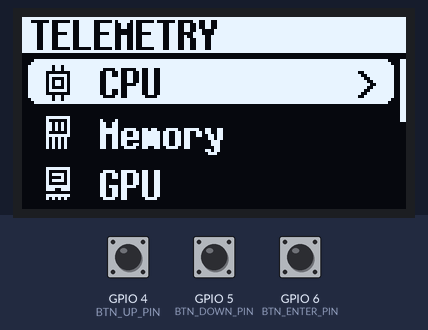
The program below on a simulated ESP32-S3. Shown: 128×64 one-colour display. The inputs (shaded band) are chosen by the test bench; at power-on: GPIO 6 (BTN_ENTER_PIN) HIGH, GPIO 5 (BTN_DOWN_PIN) HIGH, GPIO 4 (BTN_UP_PIN) HIGH. WiFi joins after 1.5 s; servers stay silent unless stated.

Above: at 5.8 s.
5.9 s: GPIO 6 (BTN_ENTER_PIN) pulled LOW for 0.15 s
At 6.9 s:
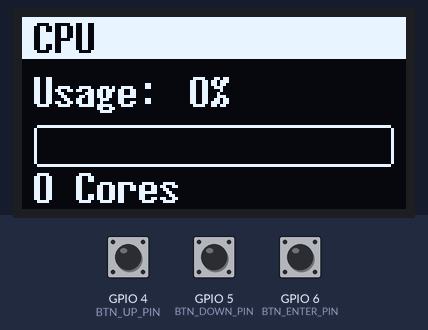
7.5 s: GPIO 6 (BTN_ENTER_PIN) pulled LOW for 1 s
At 9.5 s:
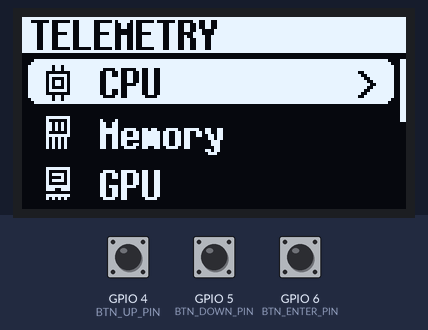
10.0 s: GPIO 5 (BTN_DOWN_PIN) pulled LOW for 0.15 s
At 10.9 s:
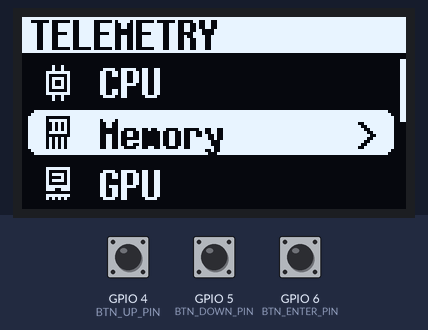
11.6 s: GPIO 6 (BTN_ENTER_PIN) pulled LOW for 0.15 s
At 12.8 s:
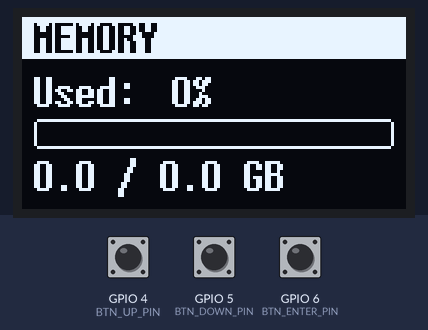
13.2 s: GPIO 6 (BTN_ENTER_PIN) pulled LOW for 3.2 s
At 15.4 s:
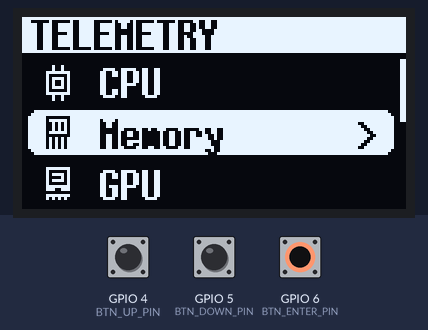
17.9 s: GPIO 5 (BTN_DOWN_PIN) pulled LOW for 1 s
At 18.2 s:
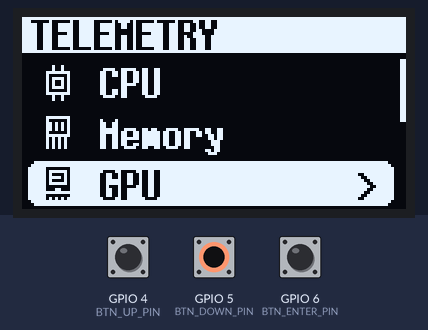
Timing chart, 0 to 20.9 s (numbered marks = the images above; inputs shaded):
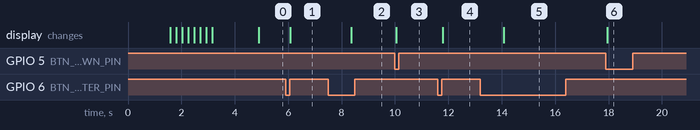

The program:

main.cpp
```cpp
#include <Arduino.h>
#include <U8g2lib.h>
#include <WiFi.h>
#include <HTTPClient.h>
#include <ArduinoJson.h>

#include "config.h"
#include "icons.h"
#include "buttons.h"
#include "telemetry.h"
#include "menu.h"

// ============================================
// GLOBAL OBJECTS
// ============================================

U8G2_SSD1306_128X64_NONAME_F_SW_I2C display(U8G2_R0, OLED_SCL_PIN, OLED_SDA_PIN, U8X8_PIN_NONE);

ButtonHandler buttons;
TelemetryData telemetryData;
MenuSystem menu;

// Timing
unsigned long lastDataFetch = 0;
unsigned long lastRender = 0;

// WiFi failure tracking
int wifiFailCount = 0;
const int MAX_WIFI_FAILS = 5;

// ============================================
// NICE BOOT SCREEN
// ============================================

void showBootScreen() {
    display.clearBuffer();

    // Double border frame
    display.drawRFrame(0, 0, 128, 64, 4);
    display.drawRFrame(3, 3, 122, 58, 3);

    // Big title
    display.setFont(u8g2_font_helvB14_tf);
    display.drawStr(8, 28, "TELEMETRY");

    // Subtitle
    display.setFont(u8g2_font_helvB10_tf);
    display.drawStr(25, 45, "MONITOR");

    // Version/branding line
    display.setFont(u8g2_font_5x7_tf);
    display.drawStr(45, 58, "v1.0");

    display.sendBuffer();
    delay(1500);
}

// ============================================
// WIFI CONNECTION WITH NICE UI
// ============================================

void showConnecting(int progress) {
    display.clearBuffer();

    // Header
    display.drawBox(0, 0, 128, 14);
    display.setDrawColor(0);
    display.setFont(u8g2_font_7x14B_tf);
    display.drawStr(20, 12, "CONNECTING");
    display.setDrawColor(1);

    // WiFi icon area
    display.setFont(u8g2_font_6x10_tf);
    display.drawStr(10, 32, "Network:");
    display.setFont(u8g2_font_7x14B_tf);
    display.drawStr(10, 48, WIFI_SSID);

    // Progress bar
    display.drawRFrame(10, 52, 108, 8, 2);
    if (progress > 0) {
        int fillWidth = (progress * 104) / 100;
        display.drawRBox(12, 54, fillWidth, 4, 1);
    }

    display.sendBuffer();
}

void showConnected() {
    display.clearBuffer();

    // Header - success style
    display.drawBox(0, 0, 128, 14);
    display.setDrawColor(0);
    display.setFont(u8g2_font_7x14B_tf);
    display.drawStr(22, 12, "CONNECTED!");
    display.setDrawColor(1);

    // Checkmark area
    display.setFont(u8g2_font_9x15B_tf);
    display.drawStr(56, 35, "OK");

    // IP Address
    display.setFont(u8g2_font_6x10_tf);
    display.drawStr(10, 50, "IP:");
    display.setFont(u8g2_font_7x14B_tf);
    String ip = WiFi.localIP().toString();
    display.drawStr(30, 50, ip.c_str());

    // Ready message
    display.setFont(u8g2_font_5x7_tf);
    display.drawStr(30, 62, "Starting menu...");

    display.sendBuffer();
    delay(1500);
}

void showConnectionFailed() {
    display.clearBuffer();

    // Header - error style
    display.drawBox(0, 0, 128, 14);
    display.setDrawColor(0);
    display.setFont(u8g2_font_7x14B_tf);
    display.drawStr(10, 12, "WIFI FAILED!");
    display.setDrawColor(1);

    // Error message
    display.setFont(u8g2_font_7x14B_tf);
    display.drawStr(10, 35, "No Connection");

    display.setFont(u8g2_font_6x10_tf);
    display.drawStr(10, 50, "Check WiFi settings");
    display.drawStr(10, 62, "Retrying...");

    display.sendBuffer();
    delay(2000);
}

bool connectWiFi() {
    WiFi.mode(WIFI_STA);
    WiFi.begin(WIFI_SSID, WIFI_PASSWORD);

    unsigned long startTime = millis();
    int progress = 0;

    while (WiFi.status() != WL_CONNECTED) {
        // Update progress bar
        unsigned long elapsed = millis() - startTime;
        progress = (elapsed * 100) / WIFI_CONNECT_TIMEOUT_MS;
        if (progress > 95) progress = 95;  // Don't show 100% until connected

        showConnecting(progress);
        delay(200);

        if (millis() - startTime > WIFI_CONNECT_TIMEOUT_MS) {
            return false;
        }
    }

    showConnected();
    return true;
}

// ============================================
// WIFI TELEMETRY FETCH
// ============================================

bool fetchWiFiTelemetry() {
    if (WiFi.status() != WL_CONNECTED) {
        return false;
    }

    HTTPClient http;
    String url = String("http://") + TELEMETRY_HOST + ":" + TELEMETRY_PORT + TELEMETRY_ENDPOINT;
    http.begin(url);
    http.setTimeout(300);

    int httpCode = http.GET();

    if (httpCode == HTTP_CODE_OK) {
        String payload = http.getString();
        JsonDocument doc;

        if (!deserializeJson(doc, payload)) {
            telemetryData.cpu.usagePercent = doc["cpu"]["usage"] | 0.0f;
            telemetryData.cpu.frequencyGHz = doc["cpu"]["freq"] | 0.0f;
            telemetryData.cpu.coreCount = doc["cpu"]["cores"] | 0;

            telemetryData.ram.usagePercent = doc["ram"]["usage"] | 0.0f;
            telemetryData.ram.usedGB = doc["ram"]["used"] | 0.0f;
            telemetryData.ram.totalGB = doc["ram"]["total"] | 0.0f;

            telemetryData.gpu.usagePercent = doc["gpu"]["usage"] | 0.0f;
            telemetryData.gpu.temperature = doc["gpu"]["temp"] | 0.0f;
            telemetryData.gpu.vramUsedGB = doc["gpu"]["vram_used"] | 0.0f;
            telemetryData.gpu.vramTotalGB = doc["gpu"]["vram_total"] | 0.0f;

            telemetryData.network.uploadMBps = doc["network"]["upload"] | 0.0f;
            telemetryData.network.downloadMBps = doc["network"]["download"] | 0.0f;

            telemetryData.disk.readMBps = doc["disk"]["read"] | 0.0f;
            telemetryData.disk.writeMBps = doc["disk"]["write"] | 0.0f;
            telemetryData.disk.usagePercent = doc["disk"]["active"] | 0.0f;  // Active time like Task Manager

            telemetryData.lastUpdate = millis();
            telemetryData.isValid = true;
            http.end();
            wifiFailCount = 0;
            return true;
        }
    }

    http.end();
    wifiFailCount++;
    return false;
}

// ============================================
// SETUP
// ============================================

void setup() {
    Serial.begin(115200);

    display.begin();
    display.setContrast(255);

    showBootScreen();

    buttons.begin();
    memset(&telemetryData, 0, sizeof(telemetryData));
    menu.begin(&display, &telemetryData);

    // Connect to WiFi
    while (!connectWiFi()) {
        showConnectionFailed();
        // Keep retrying
    }
}

// ============================================
// LOOP
// ============================================

void loop() {
    unsigned long now = millis();

    // Handle buttons
    ButtonEvent event = buttons.update();
    switch (event) {
        case BTN_UP_PRESSED:
            menu.navigateUp();
            break;
        case BTN_DOWN_PRESSED:
            menu.navigateDown();
            break;
        case BTN_ENTER_PRESSED:
            // Short press: select in menu, go back in sub-screens
            if (menu.isMainMenu()) {
                menu.select();
            } else {
                menu.back();
            }
            break;
        case BTN_ENTER_LONG_PRESS:
            menu.back();
            break;
        default:
            break;
    }

    // Fetch telemetry data
    if (now - lastDataFetch >= DATA_REFRESH_MS) {
        lastDataFetch = now;

        if (wifiFailCount >= MAX_WIFI_FAILS) {
            // Too many failures - try reconnecting
            telemetryData.isValid = false;
            if (WiFi.status() != WL_CONNECTED) {
                WiFi.reconnect();
            }
            wifiFailCount = 0;
        } else {
            fetchWiFiTelemetry();
        }
    }

    // Update and render menu
    menu.update();
    if (now - lastRender >= MENU_ANIMATION_MS) {
        lastRender = now;
        menu.render();
    }

    yield();
}
```

buttons.h
```cpp
#ifndef BUTTONS_H
#define BUTTONS_H

#include <Arduino.h>
#include "config.h"

enum ButtonEvent {
    BTN_NONE = 0,
    BTN_UP_PRESSED,
    BTN_DOWN_PRESSED,
    BTN_ENTER_PRESSED,
    BTN_ENTER_LONG_PRESS
};

// Interrupt flags
volatile bool upFlag = false;
volatile bool downFlag = false;
volatile unsigned long upTime = 0;
volatile unsigned long downTime = 0;

void IRAM_ATTR onUpPress() {
    unsigned long now = millis();
    if (now - upTime > 200) {
        upFlag = true;
        upTime = now;
    }
}

void IRAM_ATTR onDownPress() {
    unsigned long now = millis();
    if (now - downTime > 200) {
        downFlag = true;
        downTime = now;
    }
}

class ButtonHandler {
private:
    bool lastEnter = true;
    unsigned long enterPressStart = 0;
    bool longPressTriggered = false;
    bool enterHandled = false;

public:
    void begin() {
        pinMode(BTN_UP_PIN, INPUT_PULLUP);
        pinMode(BTN_DOWN_PIN, INPUT_PULLUP);
        pinMode(BTN_ENTER_PIN, INPUT_PULLUP);

        attachInterrupt(digitalPinToInterrupt(BTN_UP_PIN), onUpPress, FALLING);
        attachInterrupt(digitalPinToInterrupt(BTN_DOWN_PIN), onDownPress, FALLING);
    }

    ButtonEvent update() {
        unsigned long now = millis();

        // UP - instant from interrupt
        if (upFlag) {
            upFlag = false;
            return BTN_UP_PRESSED;
        }

        // DOWN - instant from interrupt
        if (downFlag) {
            downFlag = false;
            return BTN_DOWN_PRESSED;
        }

        // ENTER - manual polling with long press
        bool enterState = digitalRead(BTN_ENTER_PIN);

        if (enterState == LOW && lastEnter == HIGH) {
            // Just pressed
            enterPressStart = now;
            longPressTriggered = false;
            enterHandled = false;
        } else if (enterState == HIGH && lastEnter == LOW) {
            // Just released
            lastEnter = enterState;
            if (!longPressTriggered && !enterHandled) {
                return BTN_ENTER_PRESSED;
            }
            enterHandled = false;
            longPressTriggered = false;
        } else if (enterState == LOW && !longPressTriggered) {
            // Holding
            if (now - enterPressStart > 800) {
                longPressTriggered = true;
                enterHandled = true;
                return BTN_ENTER_LONG_PRESS;
            }
        }
        lastEnter = enterState;

        return BTN_NONE;
    }
};

#endif
```

icons.h
```cpp
#ifndef ICONS_H
#define ICONS_H

#include <Arduino.h>

// ============================================
// FLIPPER ZERO STYLE ICONS (12x12 pixels)
// Created with Flipper aesthetic - clean, minimal, rounded
// ============================================

// CPU Icon - chip with pins
const uint8_t icon_cpu[] PROGMEM = {
    0b00100100,
    0b00100100,
    0b11111111,
    0b10000001,
    0b10111101,
    0b10100101,
    0b10100101,
    0b10111101,
    0b10000001,
    0b11111111,
    0b00100100,
    0b00100100
};
#define ICON_CPU_WIDTH 8
#define ICON_CPU_HEIGHT 12

// RAM Icon - memory stick
const uint8_t icon_ram[] PROGMEM = {
    0b11111111,
    0b10000001,
    0b10101011,
    0b10101011,
    0b10101011,
    0b10000001,
    0b11111111,
    0b01010101,
    0b01010101,
    0b01010101,
    0b01010101,
    0b00000000
};
#define ICON_RAM_WIDTH 8
#define ICON_RAM_HEIGHT 12

// GPU Icon - graphics card
const uint8_t icon_gpu[] PROGMEM = {
    0b11111111,
    0b10000001,
    0b10111101,
    0b10100001,
    0b10111101,
    0b10000001,
    0b11111111,
    0b11100111,
    0b00000000,
    0b11111111,
    0b01010101,
    0b00000000
};
#define ICON_GPU_WIDTH 8
#define ICON_GPU_HEIGHT 12

// Network Icon - up/down arrows
const uint8_t icon_net[] PROGMEM = {
    0b00010000,
    0b00111000,
    0b01010100,
    0b00010000,
    0b00010000,
    0b00000000,
    0b00001000,
    0b00001000,
    0b00101010,
    0b00011100,
    0b00001000,
    0b00000000
};
#define ICON_NET_WIDTH 8
#define ICON_NET_HEIGHT 12

// Disk Icon - hard drive
const uint8_t icon_disk[] PROGMEM = {
    0b01111110,
    0b11111111,
    0b10000001,
    0b10000001,
    0b10000001,
    0b11111111,
    0b11111111,
    0b10000011,
    0b10000011,
    0b10000001,
    0b11111111,
    0b01111110
};
#define ICON_DISK_WIDTH 8
#define ICON_DISK_HEIGHT 12

// Dashboard Icon - grid of elements
const uint8_t icon_dash[] PROGMEM = {
    0b11111111,
    0b10000001,
    0b10110101,
    0b10110101,
    0b10000001,
    0b10101101,
    0b10101101,
    0b10000001,
    0b10010011,
    0b10010011,
    0b10000001,
    0b11111111
};
#define ICON_DASH_WIDTH 8
#define ICON_DASH_HEIGHT 12

// Settings Icon - gear
const uint8_t icon_settings[] PROGMEM = {
    0b00011000,
    0b00111100,
    0b11100111,
    0b11000011,
    0b11100111,
    0b01111110,
    0b01111110,
    0b11100111,
    0b11000011,
    0b11100111,
    0b00111100,
    0b00011000
};
#define ICON_SETTINGS_WIDTH 8
#define ICON_SETTINGS_HEIGHT 12

// WiFi Icon - signal waves
const uint8_t icon_wifi[] PROGMEM = {
    0b00000000,
    0b01111110,
    0b11000011,
    0b00111100,
    0b01000010,
    0b00011000,
    0b00100100,
    0b00000000,
    0b00011000,
    0b00011000,
    0b00000000,
    0b00000000
};
#define ICON_WIFI_WIDTH 8
#define ICON_WIFI_HEIGHT 12

// No WiFi Icon - X mark
const uint8_t icon_no_wifi[] PROGMEM = {
    0b10000001,
    0b01000010,
    0b00100100,
    0b00011000,
    0b00011000,
    0b00100100,
    0b01000010,
    0b10000001,
    0b00000000,
    0b00000000,
    0b00000000,
    0b00000000
};
#define ICON_NO_WIFI_WIDTH 8
#define ICON_NO_WIFI_HEIGHT 12

// Back Arrow Icon
const uint8_t icon_back[] PROGMEM = {
    0b00000000,
    0b00100000,
    0b01100000,
    0b11111111,
    0b11111111,
    0b01100000,
    0b00100000,
    0b00000000,
    0b00000000,
    0b00000000,
    0b00000000,
    0b00000000
};
#define ICON_BACK_WIDTH 8
#define ICON_BACK_HEIGHT 12

// Selection Arrow (right pointing)
const uint8_t icon_select[] PROGMEM = {
    0b00000010,
    0b00000110,
    0b00001110,
    0b00011110,
    0b00111110,
    0b00011110,
    0b00001110,
    0b00000110,
    0b00000010,
    0b00000000,
    0b00000000,
    0b00000000
};
#define ICON_SELECT_WIDTH 8
#define ICON_SELECT_HEIGHT 12

#endif // ICONS_H
```

telemetry.h
```cpp
#ifndef TELEMETRY_H
#define TELEMETRY_H

#include <Arduino.h>

// ============================================
// TELEMETRY DATA STRUCTURE
// ============================================

struct CPUData {
    float usagePercent;
    float temperature;
    float frequencyGHz;
    uint8_t coreCount;
};

struct RAMData {
    float usagePercent;
    float usedGB;
    float totalGB;
    float swapUsedGB;
    float swapTotalGB;
};

struct GPUData {
    float usagePercent;
    float temperature;
    float vramUsedGB;
    float vramTotalGB;
    char name[32];
};

struct NetworkData {
    float uploadMBps;
    float downloadMBps;
    float totalUploadGB;
    float totalDownloadGB;
};

struct DiskData {
    float readMBps;
    float writeMBps;
    float usagePercent;
    float usedGB;
    float totalGB;
};

struct TelemetryData {
    CPUData cpu;
    RAMData ram;
    GPUData gpu;
    NetworkData network;
    DiskData disk;
    unsigned long lastUpdate;
    bool isValid;
};

#endif // TELEMETRY_H
```

config.h
```cpp
#ifndef CONFIG_H
#define CONFIG_H

// ============================================
// PIN CONFIGURATION - ESP32-S3
// ============================================

// I2C OLED Display Pins
#define OLED_SDA_PIN        8
#define OLED_SCL_PIN        9
#define OLED_ADDRESS        0x3C

// Button Pins (Active LOW with internal pull-up)
#define BTN_UP_PIN          4
#define BTN_DOWN_PIN        5
#define BTN_ENTER_PIN       6

// ============================================
// DISPLAY SETTINGS
// ============================================
#define SCREEN_WIDTH        128
#define SCREEN_HEIGHT       64

// ============================================
// WIFI SETTINGS - UPDATE THESE!
// ============================================
#define WIFI_SSID           "YourWiFiSSID"
#define WIFI_PASSWORD       "YourWiFiPassword"

// Laptop telemetry server address
// Run the Python script on your laptop, then update this IP
#define TELEMETRY_HOST      "YourLaptopIP"  // e.g. "192.168.0.145"
#define TELEMETRY_PORT      5000
#define TELEMETRY_ENDPOINT  "/telemetry"

// ============================================
// TIMING SETTINGS
// ============================================
#define BUTTON_DEBOUNCE_MS      50
#define DATA_REFRESH_MS         2000    // Fetch telemetry every 2 seconds (less blocking)
#define MENU_ANIMATION_MS       16      // ~60fps for smooth scrolling
#define WIFI_CONNECT_TIMEOUT_MS 10000

// ============================================
// MENU SETTINGS
// ============================================
#define MENU_ITEMS_VISIBLE      3       // Show 3 items on screen
#define MENU_ITEM_HEIGHT        17      // Menu item height
#define SCROLL_SPEED            4       // Pixels per frame for smooth scroll

#endif // CONFIG_H
```

Source omitted: menu.h (10015 bytes)

Measured:
- after the input at 5.9 s, the display: changes after 0.18 s (image 1)
- after the input at 7.5 s, the display: changes after 0.87 s (image 2)
- after the input at 10.0 s, the display: changes at once (image 3)
- after the input at 11.6 s, the display: changes after 0.19 s (image 4)
- after the input at 13.2 s, the display: changes after 0.88 s (image 5)
- after the input at 17.9 s, the display: changes at once (image 6)
